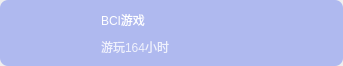
<?xml version="1.0" encoding="UTF-8"?>
<ui version="4.0">
 <class>CRecenePlayingItem</class>
 <widget class="QWidget" name="CRecenePlayingItem">
  <property name="geometry">
   <rect>
    <x>0</x>
    <y>0</y>
    <width>343</width>
    <height>66</height>
   </rect>
  </property>
  <property name="minimumSize">
   <size>
    <width>0</width>
    <height>66</height>
   </size>
  </property>
  <property name="maximumSize">
   <size>
    <width>16777215</width>
    <height>66</height>
   </size>
  </property>
  <property name="windowTitle">
   <string>Form</string>
  </property>
  <layout class="QGridLayout" name="gridLayout">
   <property name="leftMargin">
    <number>0</number>
   </property>
   <property name="topMargin">
    <number>0</number>
   </property>
   <property name="rightMargin">
    <number>0</number>
   </property>
   <property name="bottomMargin">
    <number>0</number>
   </property>
   <property name="spacing">
    <number>0</number>
   </property>
   <item row="0" column="0">
    <widget class="QWidget" name="widget_out" native="true">
     <property name="minimumSize">
      <size>
       <width>0</width>
       <height>66</height>
      </size>
     </property>
     <property name="maximumSize">
      <size>
       <width>16777215</width>
       <height>66</height>
      </size>
     </property>
     <property name="styleSheet">
      <string notr="true">QWidget#widget_out{
border-radius: 8px;

background: rgba(79, 106, 239, 0.4);
}</string>
     </property>
     <layout class="QGridLayout" name="gridLayout_2">
      <item row="0" column="0">
       <layout class="QHBoxLayout" name="horizontalLayout">
        <item>
         <widget class="QLabel" name="label_pic">
          <property name="minimumSize">
           <size>
            <width>86</width>
            <height>56</height>
           </size>
          </property>
          <property name="maximumSize">
           <size>
            <width>86</width>
            <height>56</height>
           </size>
          </property>
          <property name="styleSheet">
           <string notr="true">border-image: url(:/image/image/ai.jpg);</string>
          </property>
         </widget>
        </item>
        <item>
         <layout class="QVBoxLayout" name="verticalLayout">
          <item>
           <widget class="QLabel" name="label_text">
            <property name="styleSheet">
             <string notr="true">color: #FFFFFF;
font: 9pt &quot;Alibaba PuHuiTi 2.0&quot;;</string>
            </property>
            <property name="text">
             <string>BCI游戏</string>
            </property>
           </widget>
          </item>
          <item>
           <widget class="QLabel" name="label">
            <property name="styleSheet">
             <string notr="true">
color: rgba(255, 255, 255, 0.8);
font: 7pt &quot;Alibaba PuHuiTi 2.0&quot;;</string>
            </property>
            <property name="text">
             <string>游玩164小时</string>
            </property>
           </widget>
          </item>
         </layout>
        </item>
       </layout>
      </item>
     </layout>
    </widget>
   </item>
  </layout>
 </widget>
 <resources/>
 <connections/>
</ui>
